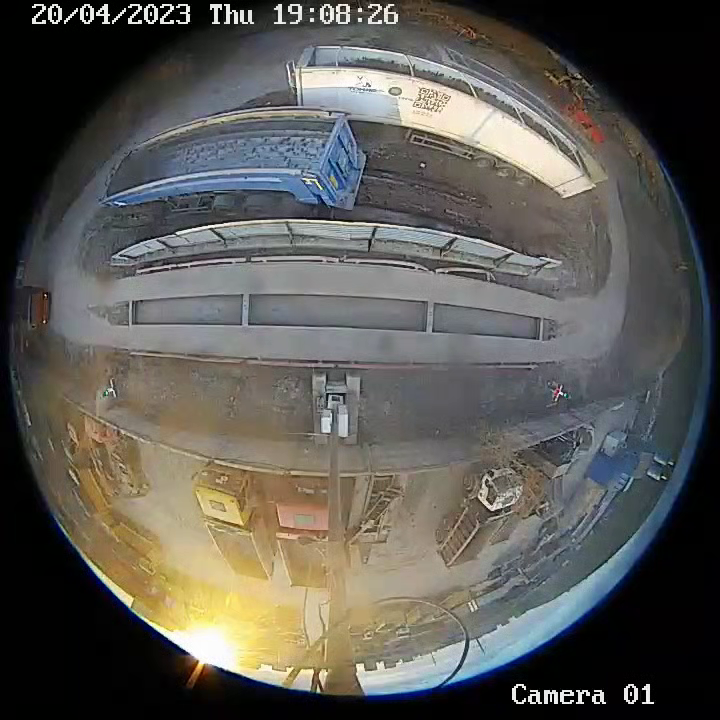
#> input picture frame 288 of test.mp4, 720 x 720 px, given in place of test1.mp4, which was not available
$ python worker1.py
#> lines starting #> are read from the running program, lines starting #| are printed output that depends on the picture; pictures that were not available may be replaced by others from this repository, and a replacement may not be noted
import cv2 as cv
import numpy as np

def ros_like(frame1):
    hsv = np.zeros_like(frame1)
    hsv[..., 1] = 255
    prvs = cv.cvtColor(frame1, cv.COLOR_BGR2GRAY)

    while True:
        ret, frame2 = cap.read()
        if not ret:
            break

        next = cv.cvtColor(frame2, cv.COLOR_BGR2GRAY)
        flow = cv.calcOpticalFlowFarneback(prvs, next, None, 0.5, 3, 15, 3, 5, 1.2, 0)
        mag, ang = cv.cartToPolar(flow[..., 0], flow[..., 1])
        hsv[..., 0] = ang * 180 / np.pi / 2
        hsv[..., 2] = cv.normalize(mag, None, 0, 255, cv.NORM_MINMAX)
        bgr = cv.cvtColor(hsv, cv.COLOR_HSV2BGR)
        cv.imshow('frame2', bgr)
        k = cv.waitKey(30) & 0xff
        if k == 27:
            break
        elif k == ord('s'):
            cv.imwrite('opticalfb.png', frame2)
            cv.imwrite('opticalhsv.png', bgr)
        prvs = next

def calcOpticalFlowPyrLK():
    feature_params = dict(maxCorners=100, qualityLevel=0.3, minDistance=7, blockSize=7)
    lk_params = dict(winSize=(15, 15), maxLevel=2, criteria=(cv.TERM_CRITERIA_EPS | cv.TERM_CRITERIA_COUNT, 10, 0.03))
    color = np.random.randint(0, 255, (100, 3))

    ret, old_frame = cap.read()
#> old_frame is the input picture: shape (720, 720, 3); mean B, G, R 83.7, 89, 90.8
    old_gray = cv.cvtColor(old_frame, cv.COLOR_BGR2GRAY)
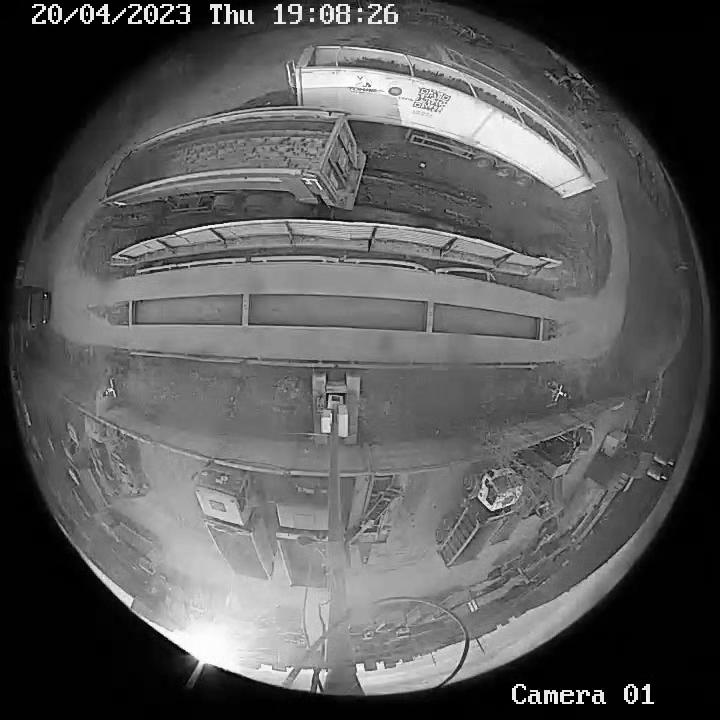
#> old_gray: shape (720, 720); min 0, max 255, mean 88.9
    p0 = cv.goodFeaturesToTrack(old_gray, mask=None, **feature_params)
#> p0 = 76 rows, first 8: [34, 21], [130, 21], [162, 21], [580, 701], [597, 701], [105, 21], [533, 701], [647, 701]
    mask = np.zeros_like(old_frame)

    while True:
        ret, frame = cap.read()
        if not ret:
            break

        frame_gray = cv.cvtColor(frame, cv.COLOR_BGR2GRAY)
        p1, st, err = cv.calcOpticalFlowPyrLK(old_gray, frame_gray, p0, None, **lk_params)
#> p1 has the same summary as p0; st = 76 values from 1 to 1; err = 76 values from 0 to 0

        if p1 is not None:
            good_new = p1[st == 1]
#> good_new = 76 pairs, first value 34 to 647, second value 6 to 701
            good_old = p0[st == 1]
#> good_old has the same summary as good_new

        for i, (new, old) in enumerate(zip(good_new, good_old)):
            a, b = new.ravel()
            c, d = old.ravel()
            mask = cv.line(mask, (int(a), int(b)), (int(c), int(d)), color[i].tolist(), 2)
            frame = cv.circle(frame, (int(a), int(b)), 5, color[i].tolist(), -1)
#> this loop made 76 passes
#> (a, b, c, d) on passes 1 to 12: (34, 21, 34, 21), (130, 21, 130, 21), (162, 21, 162, 21), (580, 701, 580, 701), (597, 701, 597, 701), (105, 21, 105, 21), (533, 701, 533, 701), (647, 701, 647, 701), (551, 692, 551, 692), (585, 693, 585, 693), (97, 13, 97, 13), (42, 7, 42, 7)
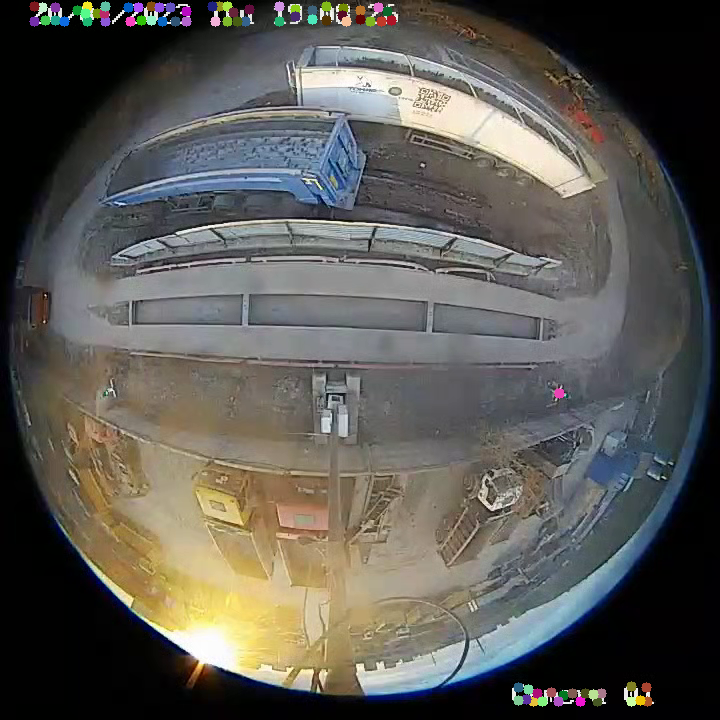
#> frame: shape (720, 720, 3); mean B, G, R 83.8, 89.2, 91.1
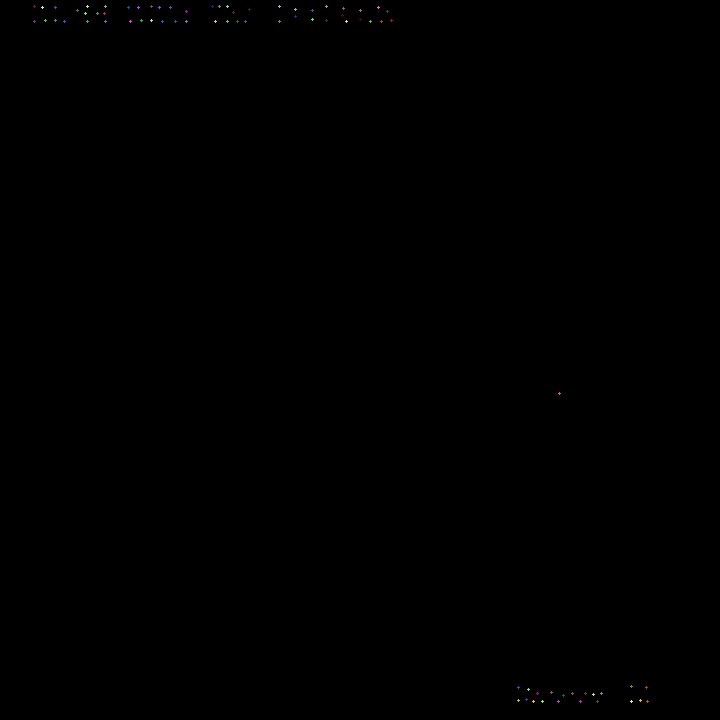
#> mask: shape (720, 720, 3); mean of channels 0, 1, 2 0.1, 0.1, 0.1; drawn as B, G, R
        img = cv.add(frame, mask)

        cv.imshow('frame', img)
        k = cv.waitKey(30) & 0xff
#> (key Esc is pressed here)
        if k == 27:
            break

        old_gray = frame_gray.copy()
        p0 = good_new.reshape(-1, 1, 2)


cap = cv.VideoCapture('test1.mp4')


calcOpticalFlowPyrLK()


cap.release()
cv.destroyAllWindows()

$ run again, starting later in the video
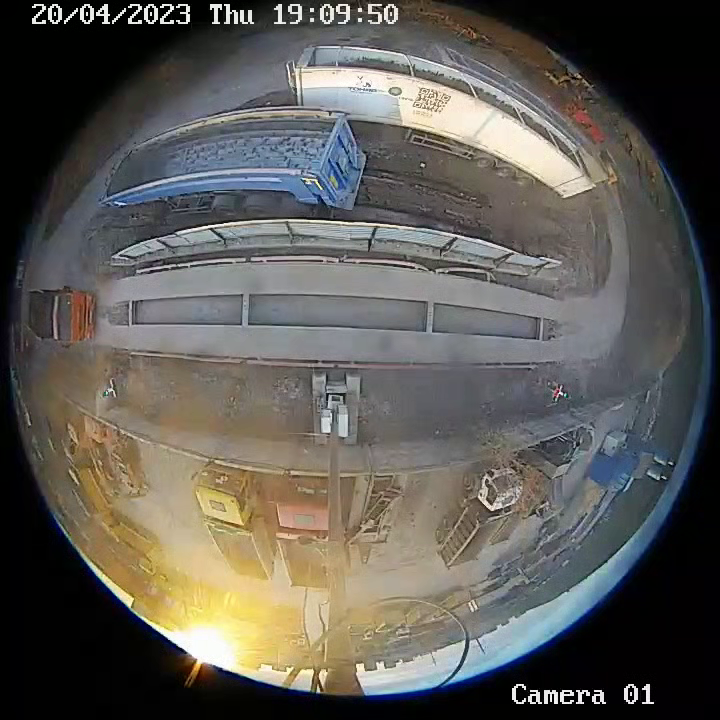
#> input picture frame 1296 of test.mp4, 720 x 720 px, given in place of test1.mp4, which was not available
#> in calcOpticalFlowPyrLK, old_frame is the input picture: shape (720, 720, 3); mean B, G, R 84.9, 90.2, 92.8
#> in calcOpticalFlowPyrLK, `old_gray = cv.cvtColor(old_frame, cv.COLOR_BGR2GRAY)`:
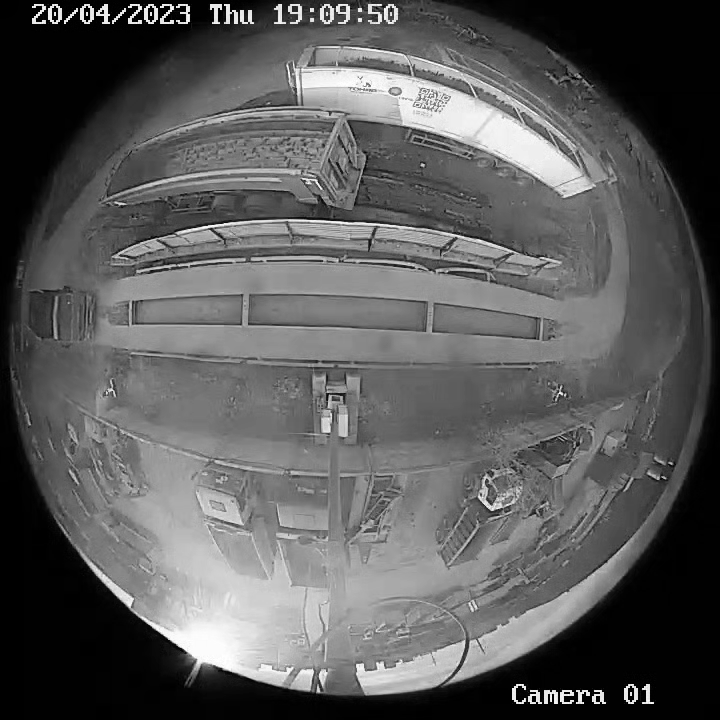
#> old_gray: shape (720, 720); min 0, max 255, mean 90.4
#> p0 = 79 rows, first 8: [130, 21], [34, 21], [162, 21], [105, 21], [597, 701], [580, 701], [533, 701], [551, 692]
#> p1 has the same summary as p0; st = 79 values from 1 to 1; err = 79 values, max 0.0183 at index 73, min 0 at index 0, mean 0.000232
#> good_new = 79 pairs, first value 34 to 647, second value 6 to 701
#> good_old has the same summary as good_new
#> the loop in calcOpticalFlowPyrLK, `for i, (new, old) in enumerate(zip(good_new, good_old)):` made 79 passes
#> (a, b, c, d) on passes 1 to 8: (130, 21, 130, 21), (34, 21, 34, 21), (162, 21, 162, 21), (105, 21, 105, 21), (597, 701, 597, 701), (580, 701, 580, 701), (533, 701, 533, 701), (551, 692, 551, 692)
#> after the loop in calcOpticalFlowPyrLK, `for i, (new, old) in enumerate(zip(good_new, good_old)):`:
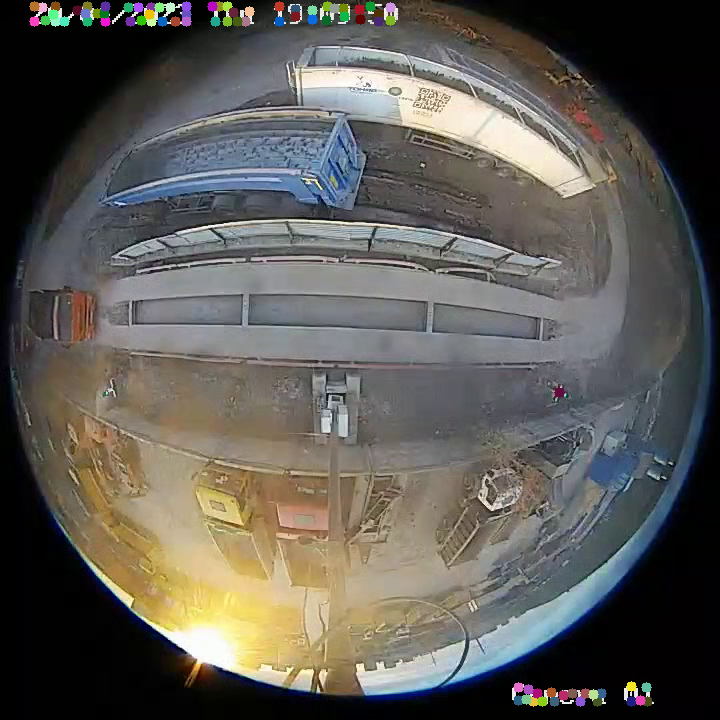
#> frame: shape (720, 720, 3); mean B, G, R 85, 90.4, 93

$ run again, starting later in the video
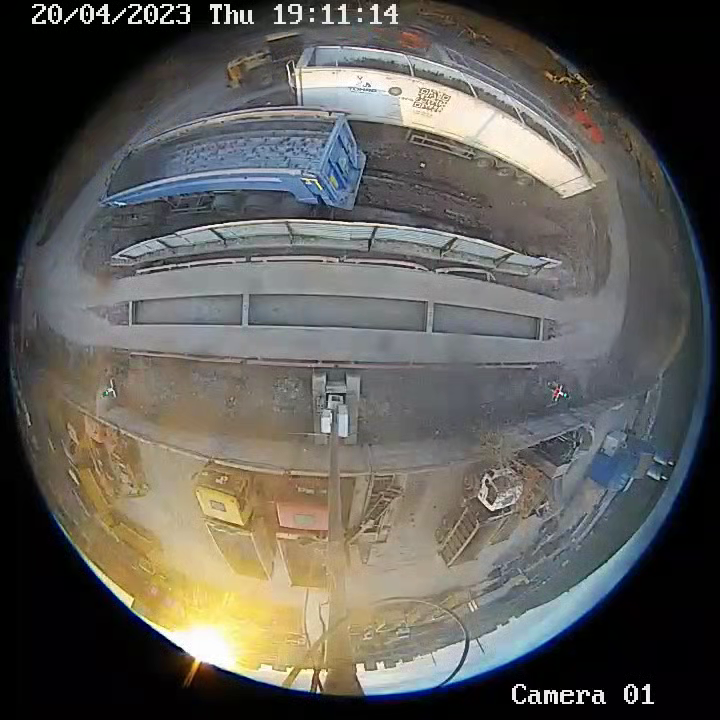
#> input picture frame 2304 of test.mp4, 720 x 720 px, given in place of test1.mp4, which was not available
#> in calcOpticalFlowPyrLK, old_frame is the input picture: shape (720, 720, 3); mean B, G, R 87.3, 92.2, 94.2
#> in calcOpticalFlowPyrLK, `old_gray = cv.cvtColor(old_frame, cv.COLOR_BGR2GRAY)`:
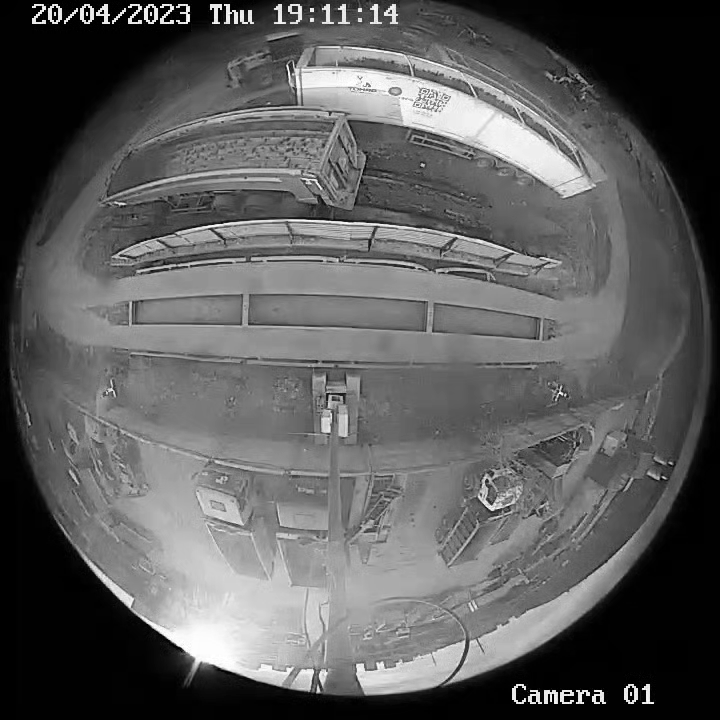
#> old_gray: shape (720, 720); min 0, max 255, mean 92.2
#> p0 = 76 rows, first 8: [130, 21], [34, 21], [162, 21], [106, 21], [597, 701], [580, 701], [551, 692], [533, 701]
#> p1 has the same summary as p0; st = 76 values from 1 to 1; err = 76 values, max 0.859 at index 56, min 0 at index 0, mean 0.0334
#> good_new = 76 pairs, first value 34 to 647, second value 5 to 701
#> good_old has the same summary as good_new
#> the loop in calcOpticalFlowPyrLK, `for i, (new, old) in enumerate(zip(good_new, good_old)):` made 76 passes
#> (a, b, c, d) on passes 1 to 8: (130, 21, 130, 21), (34, 21, 34, 21), (162, 21, 162, 21), (106, 21, 106, 21), (597, 701, 597, 701), (580, 701, 580, 701), (551, 692, 551, 692), (533, 701, 533, 701)
#> after the loop in calcOpticalFlowPyrLK, `for i, (new, old) in enumerate(zip(good_new, good_old)):`:
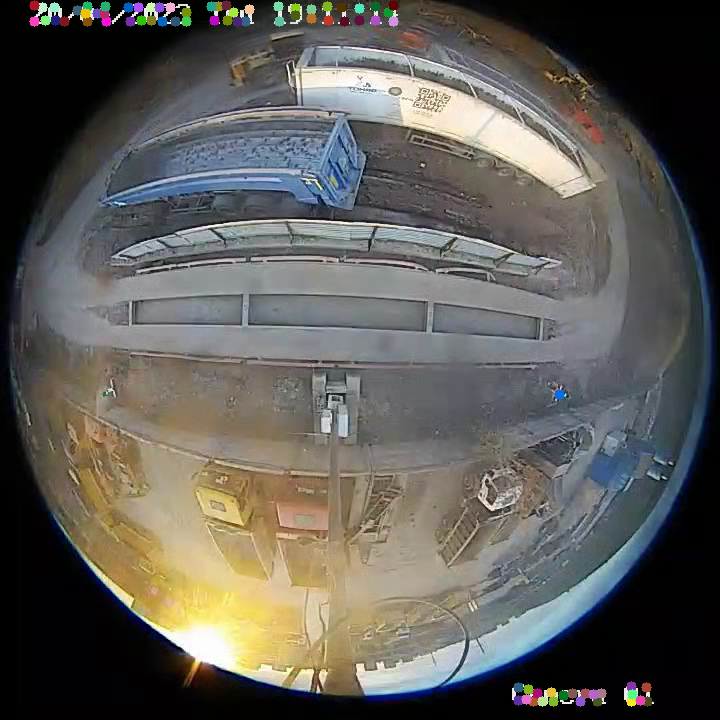
#> frame: shape (720, 720, 3); mean B, G, R 87.3, 92.4, 94.4
